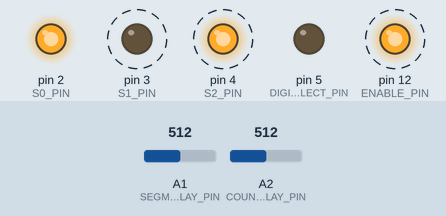
Bench run of a sketch on a simulated Arduino Uno, built with avr-gcc and run on an emulated ATmega328P. Shown: output pins drawn as LEDs (lit = HIGH). Dashed ring = blinking. Inputs (shaded band) come from the test bench; at power-on: A1 (SEGMENT_DELAY_PIN) = 512, A2 (COUNT_DELAY_PIN) = 512.

Above: at 2.56 s.
2.6 s: A1 (SEGMENT_DELAY_PIN) set to 0
At 3.46 s:
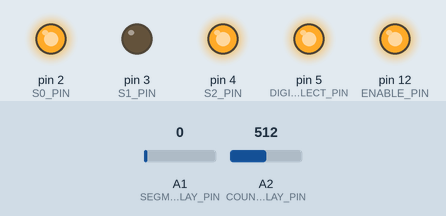
6.1 s: A2 (COUNT_DELAY_PIN) set to 306
At 7.1 s:
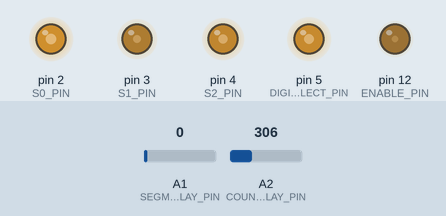
9.6 s: A1 (SEGMENT_DELAY_PIN) set to 16
At 9.79 s:
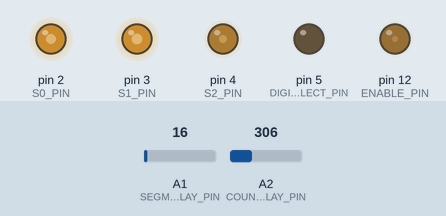
13.1 s: A1 (SEGMENT_DELAY_PIN) set to 306
At 13.47 s:
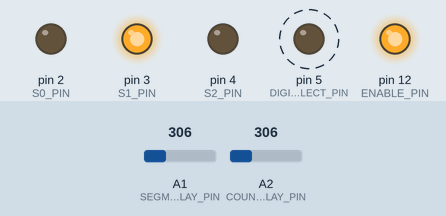
16.6 s: A2 (COUNT_DELAY_PIN) set to 122
21.8 s: A1 (SEGMENT_DELAY_PIN) set to 122
Timing chart, 0 to 32.7 s (numbered marks = the images above; inputs shaded):
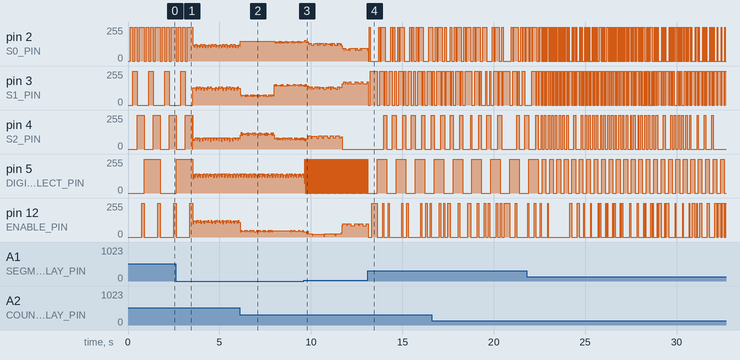

Measured:
- after the input at 13.1 s, pin 5 (DIGIT_SELECT_PIN): alternates 255/255 for 0.52 s and 0/255 for 0.52 s, starting after 0.53 s
- by itself, pin 5 (DIGIT_SELECT_PIN): repeats every 0.04 s: 255/255 0.02 s, 0/255 0.02 s

The sketch:

counter.ino
```cpp
#include <Arduino.h>
#include "src/seven-segment.h"

#define S0_PIN 2
#define S1_PIN 3
#define S2_PIN 4
#define DIGIT_SELECT_PIN 5
#define ENABLE_PIN 12
#define COUNT_DELAY_PIN A2
#define SEGMENT_DELAY_PIN A1

SevenSegment display(S0_PIN, S1_PIN, S2_PIN, ENABLE_PIN);
int counter = 0;
int countDelay = 1000;
unsigned long lastTime = 0;
int countDirection = 1;

void setup() {
  pinMode(DIGIT_SELECT_PIN, OUTPUT);
}

void loop() {
  int temp;

  // set count delay and direction
  countDirection = 1;
  temp = map(analogRead(COUNT_DELAY_PIN), 0, 1023, -2900, 2900);
  countDelay = 3000 - abs(temp);
  if (temp < 0) countDirection = -1;

  // set segment delay
  temp = map(analogRead(SEGMENT_DELAY_PIN), 0, 1023, 0, 250);
  display.setSegmentDelay(temp);

  if (millis() - lastTime > countDelay) {    // wait for next count
    lastTime = millis();
    counter += countDirection;
    if (counter > 99) {
      counter = 0;
    }
    if (counter < 0) {
      counter = 99;
    }
  }

  // display 1's digit
  digitalWrite(DIGIT_SELECT_PIN, 0);
  display.show(counter%10);

  // display 10's digit
  digitalWrite(DIGIT_SELECT_PIN, 1);
  display.show(counter/10);
}
```

seven-segment.cpp
```cpp
#include "seven-segment.h"

SevenSegment::SevenSegment(int pin1, int pin2, int pin3, int enable) {
  s0 = pin1;
  s1 = pin2;
  s2 = pin3;
  en = enable;
  pinMode(s0, OUTPUT);
  pinMode(s1, OUTPUT);
  pinMode(s2, OUTPUT);
  pinMode(en, OUTPUT);
  digitalWrite(en, HIGH);  // disable display
}

void SevenSegment::show(int value) {
  // iterate over all seven segments
  for (int seg = 0; seg < 7; seg++) {
    // check if segment should be turned on
    if ((values[value] >> (6 - seg)) & 1) {
      // turn on segment by extracting each select bit
      digitalWrite(s0, (seg >> 0) & 1);
      digitalWrite(s1, (seg >> 1) & 1);
      digitalWrite(s2, (seg >> 2) & 1);
      digitalWrite(en, LOW);  // enable display
    }
    // delay on segment (even if off)
    delay(segmentDelay);
    digitalWrite(en, HIGH);  // disable display
  }
}

void SevenSegment::setSegmentDelay(int delayTime) {
  segmentDelay = 1;
  if (delayTime > 1) {
    segmentDelay = delayTime;
  }
}
```

seven-segment.h
```cpp
#include <Arduino.h>
#ifndef SEVEN_SEGMENT_H
#define SEVEN_SEGMENT_H

class SevenSegment
{
  public:
    SevenSegment(int s0_pin, int s1_pin, int s2_pin, int enable_pin);
    void show(int value);
    void setSegmentDelay(int delayTime);

  private:
    int s0;
    int s1;
    int s2;
    int en;
    int segmentDelay = 2;

// Segments layout:
//      a
//  f       b
//      g
//  e       c
//      d
    int values[10] = {
    // abcdefg
      B1111110,   // 0
      B0110000,   // 1
      B1101101,   // 2
      B1111001,   // 3
      B0110011,   // 4
      B1011011,   // 5
      B1011111,   // 6
      B1110000,   // 7
      B1111111,   // 8
      B1111011    // 9
    };
};

#endif
```
